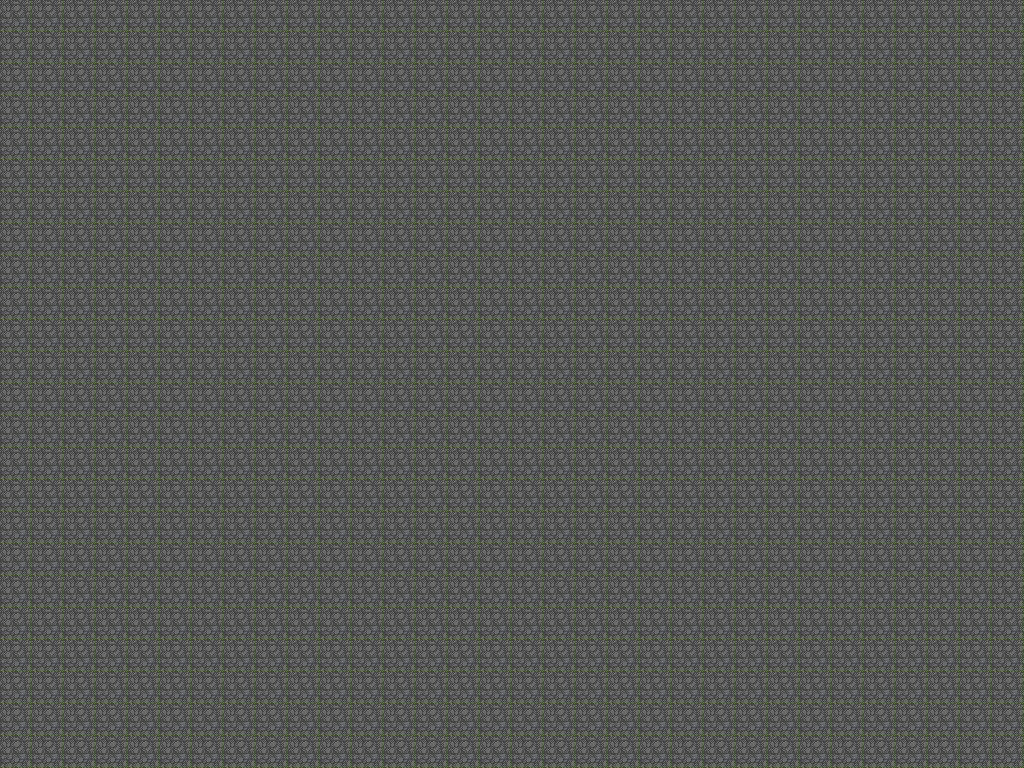

This game map was drawn from its Tiled (.tmx) file and the tilesets committed beside it. A one-line description and the trimmed map source follow:
An orthogonal 32x24 tile map with 32x32 px tiles, 1 tile layer (块层 1), 2 tilesets.

<map version="1.0" orientation="orthogonal" width="32" height="24" tilewidth="32" tileheight="32">
 <tileset firstgid="1" name="All" tilewidth="32" tileheight="32" spacing="1">
  <image source="All.png" width="32" height="32" />
 </tileset>
 <tileset firstgid="2" name="08a" tilewidth="32" tileheight="32" spacing="1">
  <image source="08a.jpg" width="989" height="989" />
 </tileset>
 <layer name="块层 1" width="32" height="24">
  <data>[768 cells, 768 non-empty, 1 distinct tile ids]</data>
 </layer>
</map>
